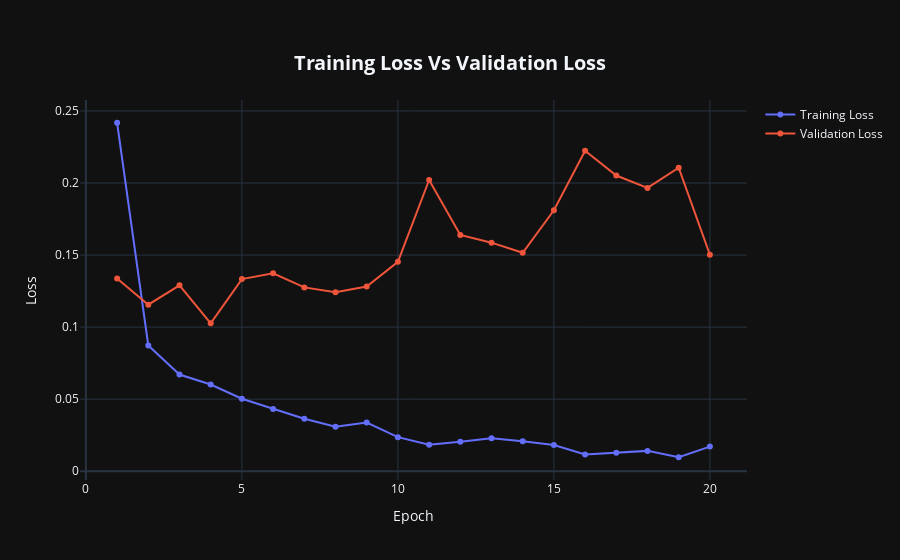

The notebook cell saved with this chart:
### Code cell
fig = go.Figure()

fig.add_trace(go.Scatter(x = acc_loss_df['Epoch'],
                         y = acc_loss_df['Training Loss'],
                         mode='lines+markers',
                         name='Training Loss'))

fig.add_trace(go.Scatter(x = acc_loss_df['Epoch'],
                         y = acc_loss_df['Validation Loss'],
                         mode='lines+markers',
                         name = 'Validation Loss'))

fig.update_layout(title = {'text': "<b>Training Loss Vs Validation Loss</b>\n",
                           'xanchor': 'center',
                           'yanchor': 'top',
                           'y':0.9,'x':0.5,},
                  xaxis_title="Epoch",
                  yaxis_title = "Loss",
                  title_font = dict(size = 20))

fig.layout.template = 'plotly_dark'

fig.show()

### Figure 1 — Plotly figure (JSON) as saved in the notebook; plotly's stock layout.template omitted (floating-point values rounded to 4 significant figures)
{"data": [{"mode": "lines+markers", "name": "Training Loss", "type": "scatter", "x": [1, 2, 3, 4, 5, 6, 7, 8, 9, 10, 11, 12, 13, 14, 15, 16, 17, 18, 19, 20], "y": [0.2418, 0.08726, 0.06708, 0.06016, 0.05029, 0.04318, 0.03641, 0.0309, 0.03374, 0.0236, 0.0184, 0.02034, 0.02279, 0.02069, 0.0181, 0.01158, 0.01274, 0.01408, 0.009663, 0.01707]}, {"mode": "lines+markers", "name": "Validation Loss", "type": "scatter", "x": [1, 2, 3, 4, 5, 6, 7, 8, 9, 10, 11, 12, 13, 14, 15, 16, 17, 18, 19, 20], "y": [0.1338, 0.1155, 0.129, 0.1026, 0.1333, 0.1373, 0.1275, 0.1242, 0.1281, 0.1453, 0.2021, 0.1639, 0.1586, 0.1516, 0.1811, 0.2224, 0.2052, 0.1966, 0.2106, 0.1502]}], "layout": {"title": {"font": {"size": 20}, "text": "<b>Training Loss Vs Validation Loss</b>\n", "x": 0.5, "xanchor": "center", "y": 0.9, "yanchor": "top"}, "xaxis": {"title": {"text": "Epoch"}}, "yaxis": {"title": {"text": "Loss"}}}}
